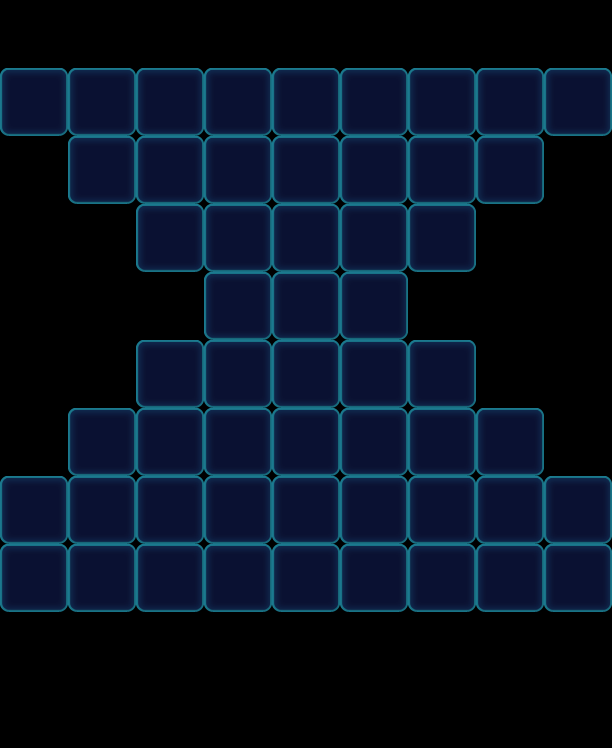

Below is a game level as drawn by its tile map, then a one-line description and the .tmx that defines it (tile-layer data replaced by summaries):
An orthogonal 9x11 tile map with 68x68 px tiles, 1 tile layer (Valid), 2 tilesets and 70 objects (17x Floor, 16x Stone, 15x Factory_Normal, 13x Monster, 5x Lock, ...).

<map version="1.0" orientation="orthogonal" width="9" height="11" tilewidth="68" tileheight="68">
 <tileset firstgid="1" name="game_grid1" tilewidth="68" tileheight="68">
  <image source="game_grid1.png" width="68" height="68" />
 </tileset>
 <tileset firstgid="2" name="map" tilewidth="68" tileheight="68">
  <image source="map.png" width="1024" height="1024" />
 </tileset>
 <layer name="Valid" width="9" height="11">
  <data>[99 cells, 54 non-empty, 1 distinct tile ids]</data>
 </layer>
 <objectgroup name="BottomObj" width="9" height="11">
  <object name="Jelly2" type="Floor" gid="33" x="0" y="612">
   <properties>
    <property name="Layers" value="1" />
   </properties>
  </object>
  <object name="Jelly2" type="Floor" gid="33" x="68" y="612">
   <properties>
    <property name="Layers" value="1" />
   </properties>
  </object>
  <object name="Jelly2" type="Floor" gid="33" x="136" y="612">
   <properties>
    <property name="Layers" value="1" />
   </properties>
  </object>
  <object name="Jelly2" type="Floor" gid="33" x="204" y="612">
   <properties>
    <property name="Layers" value="2" />
   </properties>
  </object>
  <object name="Jelly2" type="Floor" gid="33" x="68" y="476">
   <properties>
    <property name="Layers" value="1" />
   </properties>
  </object>
  <object name="Jelly2" type="Floor" gid="33" x="68" y="544">
   <properties>
    <property name="Layers" value="1" />
   </properties>
  </object>
  <object name="Jelly2" type="Floor" gid="33" x="136" y="544">
   <properties>
    <property name="Layers" value="1" />
   </properties>
  </object>
  <object name="Jelly2" type="Floor" gid="33" x="272" y="612">
   <properties>
    <property name="Layers" value="2" />
   </properties>
  </object>
  <object name="Jelly2" type="Floor" gid="33" x="340" y="612">
   <properties>
    <property name="Layers" value="2" />
   </properties>
  </object>
  <object name="Jelly2" type="Floor" gid="33" x="408" y="612">
   <properties>
    <property name="Layers" value="1" />
   </properties>
  </object>
  <object name="Jelly2" type="Floor" gid="33" x="476" y="612">
   <properties>
    <property name="Layers" value="1" />
   </properties>
  </object>
  <object name="Jelly2" type="Floor" gid="33" x="544" y="612">
   <properties>
    <property name="Layers" value="1" />
   </properties>
  </object>
  <object name="Jelly2" type="Floor" gid="33" x="408" y="544">
   <properties>
    <property name="Layers" value="1" />
   </properties>
  </object>
  <object name="Jelly2" type="Floor" gid="33" x="476" y="544">
   <properties>
    <property name="Layers" value="1" />
   </properties>
  </object>
  <object name="Jelly2" type="Floor" gid="33" x="476" y="476">
   <properties>
    <property name="Layers" value="1" />
   </properties>
  </object>
  <object name="Jelly2" type="Floor" gid="33" x="544" y="544">
   <properties>
    <property name="Layers" value="1" />
   </properties>
  </object>
  <object name="Jelly2" type="Floor" gid="33" x="0" y="544">
   <properties>
    <property name="Layers" value="1" />
   </properties>
  </object>
 </objectgroup>
 <objectgroup name="MiddleObj" width="9" height="11">
  <object name="82" type="Monster" gid="2" x="136" y="544">
   <properties>
    <property name="Color" value="Blue" />
   </properties>
  </object>
  <object name="82" type="Bomb" gid="2" x="204" y="612">
   <properties>
    <property name="BombTime" value="9" />
    <property name="Color" value="Blue" />
   </properties>
  </object>
  <object name="41" type="Bomb" gid="18" x="68" y="544">
   <properties>
    <property name="BombTime" value="9" />
    <property name="Color" value="Pink" />
   </properties>
  </object>
  <object name="41" type="Monster" gid="18" x="136" y="612">
   <properties>
    <property name="Color" value="Pink" />
   </properties>
  </object>
  <object name="41" type="Monster" gid="18" x="476" y="476">
   <properties>
    <property name="Color" value="Pink" />
   </properties>
  </object>
  <object name="41" type="Monster" gid="18" x="544" y="612">
   <properties>
    <property name="Color" value="Pink" />
   </properties>
  </object>
  <object name="71" type="Monster" gid="3" x="0" y="612">
   <properties>
    <property name="Color" value="Green" />
   </properties>
  </object>
  <object name="71" type="Monster" gid="3" x="68" y="476">
   <properties>
    <property name="Color" value="Green" />
   </properties>
  </object>
  <object name="71" type="Monster" gid="3" x="408" y="544">
   <properties>
    <property name="Color" value="Green" />
   </properties>
  </object>
  <object name="71" type="Monster" gid="3" x="476" y="612">
   <properties>
    <property name="Color" value="Green" />
   </properties>
  </object>
  <object name="13" type="Monster" gid="17" x="68" y="612">
   <properties>
    <property name="Color" value="Purple" />
   </properties>
  </object>
  <object name="13" type="Bomb" gid="17" x="340" y="612">
   <properties>
    <property name="BombTime" value="9" />
    <property name="Color" value="Purple" />
   </properties>
  </object>
  <object name="32" type="Monster" gid="19" x="272" y="612">
   <properties>
    <property name="Color" value="Yellow" />
   </properties>
  </object>
  <object name="32" type="Bomb" gid="19" x="476" y="544">
   <properties>
    <property name="BombTime" value="9" />
    <property name="Color" value="Yellow" />
   </properties>
  </object>
  <object name="82" type="Monster" gid="2" x="408" y="612">
   <properties>
    <property name="Color" value="Blue" />
   </properties>
  </object>
  <object name="82" type="Monster" gid="2" x="544" y="544">
   <properties>
    <property name="Color" value="Blue" />
   </properties>
  </object>
  <object name="13" type="Monster" gid="17" x="0" y="544">
   <properties>
    <property name="Color" value="Purple" />
   </properties>
  </object>
 </objectgroup>
 <objectgroup color="#000000" name="TopObj" width="9" height="11">
  <object name="10" type="Factory_Normal" x="68" y="0" width="68" height="68">
   <properties>
    <property name="FactoryColorsConfig" value="Blue,Green,Yellow,Pink,Purple" />
   </properties>
  </object>
  <object name="10" type="Factory_Normal" x="0" y="0" width="68" height="68">
   <properties>
    <property name="FactoryColorsConfig" value="Blue,Green,Yellow,Pink,Purple" />
   </properties>
  </object>
  <object name="10" type="Factory_Normal" x="136" y="0" width="68" height="68">
   <properties>
    <property name="FactoryColorsConfig" value="Blue,Green,Yellow,Pink,Purple" />
   </properties>
  </object>
  <object name="10" type="Factory_Normal" x="204" y="0" width="68" height="68">
   <properties>
    <property name="FactoryColorsConfig" value="Blue,Green,Yellow,Pink,Purple" />
   </properties>
  </object>
  <object name="10" type="Factory_Normal" x="340" y="0" width="68" height="68">
   <properties>
    <property name="FactoryColorsConfig" value="Blue,Green,Yellow,Pink,Purple" />
   </properties>
  </object>
  <object name="10" type="Factory_Normal" x="408" y="0" width="68" height="68">
   <properties>
    <property name="FactoryColorsConfig" value="Blue,Green,Yellow,Pink,Purple" />
   </properties>
  </object>
  <object name="10" type="Factory_Normal" x="476" y="0" width="68" height="68">
   <properties>
    <property name="FactoryColorsConfig" value="Blue,Green,Yellow,Pink,Purple" />
   </properties>
  </object>
  </objectgroup>
</map>
<!-- 29 of 70 objects omitted -->
